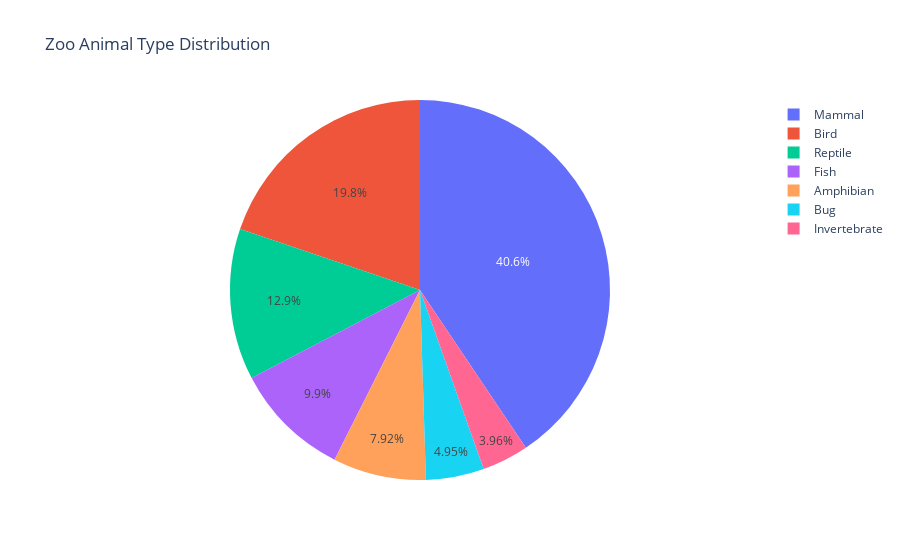

Notebook code for this chart:
### Code cell
labels = ['Mammal','Bird','Reptile','Fish','Amphibian','Bug','Invertebrate']
values = zoo_df['class_type'].value_counts().tolist()

px.pie(zoo_df, values=values, names=labels, title='Zoo Animal Type Distribution')

### Figure 1 — Plotly figure (JSON) as saved in the notebook; plotly's stock layout.template omitted (floating-point values rounded to 4 significant figures)
{"data": [{"domain": {"x": [0, 1], "y": [0, 1]}, "hovertemplate": "label=%{label}<br>value=%{value}<extra></extra>", "labels": ["Mammal", "Bird", "Reptile", "Fish", "Amphibian", "Bug", "Invertebrate"], "legendgroup": "", "name": "", "showlegend": true, "type": "pie", "values": [41, 20, 13, 10, 8, 5, 4]}], "layout": {"legend": {"tracegroupgap": 0}, "title": {"text": "Zoo Animal Type Distribution"}}}
